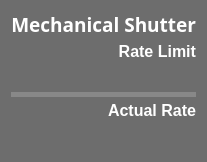
              <widget class="PyDMFrame" name="Device_MS_Frame">
               <property name="minimumSize">
                <size>
                 <width>0</width>
                 <height>162</height>
                </size>
               </property>
               <property name="maximumSize">
                <size>
                 <width>250</width>
                 <height>162</height>
                </size>
               </property>
               <property name="toolTip">
                <string/>
               </property>
               <property name="styleSheet">
                <string notr="true">QFrame{
background-color: rgb(109, 109, 109);
border-bottom-left-radius: 15px;
border-bottom-right-radius: 15px;
border-top-left-radius: 15px;
border-top-right-radius: 15px;
}</string>
               </property>
               <property name="alarmSensitiveBorder" stdset="0">
                <bool>true</bool>
               </property>
               <property name="channel" stdset="0">
                <string>ca://IOC:BSY0:MP01:MS_RATE</string>
               </property>
               <layout class="QVBoxLayout" name="verticalLayout_5">
                <property name="spacing">
                 <number>0</number>
                </property>
                <item>
                 <widget class="PyDMLabel" name="Device_MS_Title">
                  <property name="font">
                   <font>
                    <family>Sans Serif</family>
                    <pointsize>14</pointsize>
                    <weight>75</weight>
                    <italic>false</italic>
                    <bold>true</bold>
                    <strikeout>false</strikeout>
                    <kerning>true</kerning>
                   </font>
                  </property>
                  <property name="toolTip">
                   <string/>
                  </property>
                  <property name="styleSheet">
                   <string notr="true">border: 0px;
color: rgb(255, 255, 255);</string>
                  </property>
                  <property name="frameShape">
                   <enum>QFrame::StyledPanel</enum>
                  </property>
                  <property name="frameShadow">
                   <enum>QFrame::Plain</enum>
                  </property>
                  <property name="text">
                   <string>Mechanical Shutter</string>
                  </property>
                  <property name="alignment">
                   <set>Qt::AlignRight|Qt::AlignTrailing|Qt::AlignVCenter</set>
                  </property>
                 </widget>
                </item>
                <item>
                 <widget class="QLabel" name="Device_MS_RL_Title">
                  <property name="font">
                   <font>
                    <pointsize>12</pointsize>
                    <weight>75</weight>
                    <bold>true</bold>
                   </font>
                  </property>
                  <property name="styleSheet">
                   <string notr="true">border: 0px;
color: rgb(255, 255, 255);</string>
                  </property>
                  <property name="text">
                   <string>Rate Limit</string>
                  </property>
                  <property name="alignment">
                   <set>Qt::AlignRight|Qt::AlignTrailing|Qt::AlignVCenter</set>
                  </property>
                 </widget>
                </item>
                <item>
                 <widget class="PyDMLabel" name="Device_MS_RL_Num">
                  <property name="font">
                   <font>
                    <family>Sans Serif</family>
                    <pointsize>12</pointsize>
                    <weight>75</weight>
                    <italic>false</italic>
                    <bold>true</bold>
                   </font>
                  </property>
                  <property name="toolTip">
                   <string/>
                  </property>
                  <property name="styleSheet">
                   <string notr="true">border: 0px;</string>
                  </property>
                  <property name="alignment">
                   <set>Qt::AlignRight|Qt::AlignTrailing|Qt::AlignVCenter</set>
                  </property>
                  <property name="rules" stdset="0">
                   <string>[{&quot;name&quot;: &quot;Add Hz&quot;, &quot;property&quot;: &quot;Text&quot;, &quot;initial_value&quot;: &quot;&quot;, &quot;expression&quot;: &quot;str(ch[0]) + ' Hz'&quot;, &quot;channels&quot;: [{&quot;channel&quot;: &quot;ca://IOC:BSY0:MP01:MS_MEASRATE&quot;, &quot;trigger&quot;: true, &quot;use_enum&quot;: true}]}]</string>
                  </property>
                  <property name="showUnits" stdset="0">
                   <bool>true</bool>
                  </property>
                  <property name="alarmSensitiveContent" stdset="0">
                   <bool>false</bool>
                  </property>
                  <property name="alarmSensitiveBorder" stdset="0">
                   <bool>false</bool>
                  </property>
                  <property name="channel" stdset="0">
                   <string/>
                  </property>
                 </widget>
                </item>
                <item>
                 <widget class="PyDMDrawingLine" name="Device_MS_Line">
                  <property name="maximumSize">
                   <size>
                    <width>16777215</width>
                    <height>5</height>
                   </size>
                  </property>
                  <property name="toolTip">
                   <string/>
                  </property>
                  <property name="styleSheet">
                   <string notr="true">background-color: rgb(136, 136, 136);
</string>
                  </property>
                 </widget>
                </item>
                <item>
                 <widget class="PyDMLabel" name="Device_MS_AR_Title">
                  <property name="font">
                   <font>
                    <pointsize>12</pointsize>
                    <weight>75</weight>
                    <bold>true</bold>
                   </font>
                  </property>
                  <property name="toolTip">
                   <string/>
                  </property>
                  <property name="styleSheet">
                   <string notr="true">border: 0px;
color: rgb(255, 255, 255);</string>
                  </property>
                  <property name="text">
                   <string>Actual Rate</string>
                  </property>
                  <property name="alignment">
                   <set>Qt::AlignRight|Qt::AlignTrailing|Qt::AlignVCenter</set>
                  </property>
                 </widget>
                </item>
                <item>
                 <widget class="PyDMLabel" name="Device_MS_AR_Num">
                  <property name="font">
                   <font>
                    <family>Sans Serif</family>
                    <pointsize>15</pointsize>
                    <weight>75</weight>
                    <italic>false</italic>
                    <bold>true</bold>
                   </font>
                  </property>
                  <property name="toolTip">
                   <string/>
                  </property>
                  <property name="styleSheet">
                   <string notr="true">border: 0px;</string>
                  </property>
                  <property name="alignment">
                   <set>Qt::AlignRight|Qt::AlignTrailing|Qt::AlignVCenter</set>
                  </property>
                  <property name="showUnits" stdset="0">
                   <bool>true</bool>
                  </property>
                  <property name="alarmSensitiveContent" stdset="0">
                   <bool>true</bool>
                  </property>
                  <property name="alarmSensitiveBorder" stdset="0">
                   <bool>false</bool>
                  </property>
                  <property name="channel" stdset="0">
                   <string>ca://IOC:BSY0:MP01:MS_RATE</string>
                  </property>
                 </widget>
                </item>
               </layout>
              </widget>
